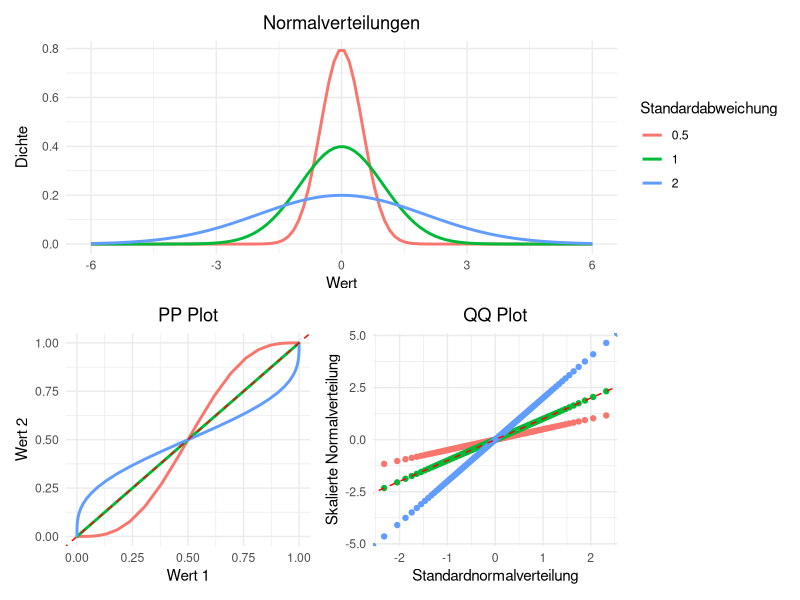

R code for this plot:
library(ggplot2)
library(patchwork)

mu <- 0  
sd_values <- c(0.5, 1, 2) 

# Dichtefunktionen
x <- seq(-6, 6, length.out = 100)
plot_data <- data.frame(
  x = rep(x, times = length(sd_values)),
  y = c(dnorm(x, mean = mu, sd = sd_values[1]),
        dnorm(x, mean = mu, sd = sd_values[2]),
        dnorm(x, mean = mu, sd = sd_values[3])),
  sd = factor(rep(sd_values, each = length(x)))
)
p1 <- ggplot(plot_data, aes(x = x, y = y, color = sd)) +
  geom_line(size = 1) +
  ggtitle("Normalverteilungen") +
  xlab("Wert") +
  ylab("Dichte") +
  theme_minimal() +
  theme(
    plot.title = element_text(hjust = 0.5)
  ) +  
  scale_color_discrete(name = "Standardabweichung")

# PP Plot
x <- seq(-10, 10, length.out = 100)
ref = pnorm(x, mean = mu, sd = sd_values[2])
plot_data <- data.frame(
  x = rep(ref, times = length(sd_values)),
  y = c(pnorm(x, mean = mu, sd = sd_values[1]),
        ref,
        pnorm(x, mean = mu, sd = sd_values[3])),
  sd = factor(rep(sd_values, each = length(x)))
)
p2 <- ggplot(plot_data, aes(x = x, y = y, color = sd)) +
  geom_line(linewidth = 1) +
  geom_abline(intercept = 0, slope = 1, linetype = "dashed", color = "red") +
  ggtitle("PP Plot") +
  xlab("Wert 1") +
  ylab("Wert 2") +
  theme_minimal() +
  theme(
    plot.title = element_text(hjust = 0.5),
    legend.position = "none"
  ) +
  scale_color_discrete(name = "Standardabweichung")

# QQ Plot
x <- seq(0, 1, length.out = 100)
ref = qnorm(x, mean = mu, sd = sd_values[2])
plot_data <- data.frame(
  x = rep(ref, times = length(sd_values)),
  y = c(qnorm(x, mean = mu, sd = sd_values[1]),
        ref,
        qnorm(x, mean = mu, sd = sd_values[3])),
  sd = factor(rep(sd_values, each = length(x)))
)

p3 <- ggplot(plot_data, aes(x = x, y = y, color = sd)) +
  geom_point() +
  geom_abline(intercept = 0, slope = 1, linetype = "dashed", color = "red") +
  ggtitle("QQ Plot") +
  xlab("Standardnormalverteilung") +
  ylab("Skalierte Normalverteilung") +
  theme_minimal() +
  theme(
    plot.title = element_text(hjust = 0.5),
    legend.position = "none"
  ) +
  scale_color_discrete(name = "Standardabweichung")

p1 / (p2 + p3)
